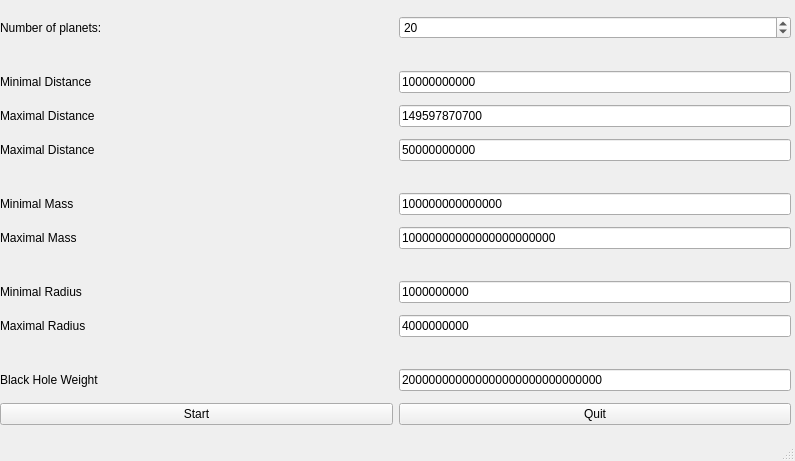
<?xml version="1.0" encoding="UTF-8"?>
<ui version="4.0">
 <class>MainWindow</class>
 <widget class="QMainWindow" name="MainWindow">
  <property name="geometry">
   <rect>
    <x>0</x>
    <y>0</y>
    <width>795</width>
    <height>461</height>
   </rect>
  </property>
  <property name="windowTitle">
   <string>MainWindow</string>
  </property>
  <widget class="QWidget" name="centralwidget">
   <property name="autoFillBackground">
    <bool>true</bool>
   </property>
   <widget class="QWidget" name="gridLayoutWidget">
    <property name="geometry">
     <rect>
      <x>0</x>
      <y>10</y>
      <width>791</width>
      <height>431</height>
     </rect>
    </property>
    <layout class="QGridLayout" name="gridLayout">
     <property name="verticalSpacing">
      <number>6</number>
     </property>
     <item row="9" column="1">
      <spacer name="horizontalSpacer_4">
       <property name="orientation">
        <enum>Qt::Horizontal</enum>
       </property>
       <property name="sizeHint" stdset="0">
        <size>
         <width>40</width>
         <height>20</height>
        </size>
       </property>
      </spacer>
     </item>
     <item row="0" column="1">
      <widget class="QSpinBox" name="nrPlanetSpinBox">
       <property name="maximum">
        <number>9999</number>
       </property>
       <property name="value">
        <number>20</number>
       </property>
      </widget>
     </item>
     <item row="7" column="1">
      <widget class="QLineEdit" name="minMassLineEdit">
       <property name="text">
        <string>100000000000000</string>
       </property>
      </widget>
     </item>
     <item row="8" column="0">
      <widget class="QLabel" name="maxMassLabel">
       <property name="text">
        <string>Maximal Mass</string>
       </property>
      </widget>
     </item>
     <item row="6" column="1">
      <spacer name="horizontalSpacer_2">
       <property name="orientation">
        <enum>Qt::Horizontal</enum>
       </property>
       <property name="sizeHint" stdset="0">
        <size>
         <width>40</width>
         <height>20</height>
        </size>
       </property>
      </spacer>
     </item>
     <item row="2" column="1">
      <widget class="QLineEdit" name="minDistanceLineEdit">
       <property name="text">
        <string>10000000000</string>
       </property>
      </widget>
     </item>
     <item row="2" column="0">
      <widget class="QLabel" name="minDistanceLabel">
       <property name="text">
        <string>Minimal Distance</string>
       </property>
      </widget>
     </item>
     <item row="1" column="1">
      <spacer name="horizontalSpacer_8">
       <property name="orientation">
        <enum>Qt::Horizontal</enum>
       </property>
       <property name="sizeHint" stdset="0">
        <size>
         <width>40</width>
         <height>20</height>
        </size>
       </property>
      </spacer>
     </item>
     <item row="8" column="1">
      <widget class="QLineEdit" name="maxMassLineEdit">
       <property name="text">
        <string>10000000000000000000000</string>
       </property>
      </widget>
     </item>
     <item row="10" column="0">
      <widget class="QLabel" name="minRadiusLabel">
       <property name="text">
        <string>Minimal Radius</string>
       </property>
      </widget>
     </item>
     <item row="0" column="0">
      <widget class="QLabel" name="nrPlanetLabel">
       <property name="text">
        <string>Number of planets:</string>
       </property>
      </widget>
     </item>
     <item row="3" column="0">
      <widget class="QLabel" name="maxDistanceLabel">
       <property name="text">
        <string>Maximal Distance</string>
       </property>
      </widget>
     </item>
     <item row="9" column="0">
      <spacer name="horizontalSpacer_3">
       <property name="orientation">
        <enum>Qt::Horizontal</enum>
       </property>
       <property name="sizeHint" stdset="0">
        <size>
         <width>40</width>
         <height>20</height>
        </size>
       </property>
      </spacer>
     </item>
     <item row="10" column="1">
      <widget class="QLineEdit" name="minRadiusLineEdit">
       <property name="text">
        <string>1000000000</string>
       </property>
      </widget>
     </item>
     <item row="12" column="0">
      <spacer name="horizontalSpacer_5">
       <property name="orientation">
        <enum>Qt::Horizontal</enum>
       </property>
       <property name="sizeHint" stdset="0">
        <size>
         <width>40</width>
         <height>20</height>
        </size>
       </property>
      </spacer>
     </item>
     <item row="12" column="1">
      <spacer name="horizontalSpacer_6">
       <property name="orientation">
        <enum>Qt::Horizontal</enum>
       </property>
       <property name="sizeHint" stdset="0">
        <size>
         <width>40</width>
         <height>20</height>
        </size>
       </property>
      </spacer>
     </item>
     <item row="3" column="1">
      <widget class="QLineEdit" name="maxDistanceLineEdit">
       <property name="text">
        <string>149597870700</string>
       </property>
      </widget>
     </item>
     <item row="15" column="1">
      <widget class="QPushButton" name="quitButton">
       <property name="text">
        <string>Quit</string>
       </property>
      </widget>
     </item>
     <item row="13" column="1">
      <widget class="QLineEdit" name="blackHoleWeightLineEdit">
       <property name="text">
        <string>200000000000000000000000000000</string>
       </property>
      </widget>
     </item>
     <item row="11" column="1">
      <widget class="QLineEdit" name="maxRadiusLineEdit">
       <property name="text">
        <string>4000000000</string>
       </property>
      </widget>
     </item>
     <item row="1" column="0">
      <spacer name="horizontalSpacer_7">
       <property name="orientation">
        <enum>Qt::Horizontal</enum>
       </property>
       <property name="sizeHint" stdset="0">
        <size>
         <width>40</width>
         <height>20</height>
        </size>
       </property>
      </spacer>
     </item>
     <item row="11" column="0">
      <widget class="QLabel" name="maxRadiusLabel">
       <property name="text">
        <string>Maximal Radius</string>
       </property>
      </widget>
     </item>
     <item row="13" column="0">
      <widget class="QLabel" name="blackHoleWeightLabel">
       <property name="text">
        <string>Black Hole Weight</string>
       </property>
      </widget>
     </item>
     <item row="6" column="0">
      <spacer name="horizontalSpacer">
       <property name="orientation">
        <enum>Qt::Horizontal</enum>
       </property>
       <property name="sizeHint" stdset="0">
        <size>
         <width>40</width>
         <height>20</height>
        </size>
       </property>
      </spacer>
     </item>
     <item row="7" column="0">
      <widget class="QLabel" name="minMassLabel">
       <property name="text">
        <string>Minimal Mass</string>
       </property>
      </widget>
     </item>
     <item row="15" column="0">
      <widget class="QPushButton" name="startButton">
       <property name="text">
        <string>Start</string>
       </property>
      </widget>
     </item>
     <item row="5" column="0">
      <widget class="QLabel" name="maxDistanceZLabel">
       <property name="text">
        <string>Maximal Distance</string>
       </property>
      </widget>
     </item>
     <item row="5" column="1">
      <widget class="QLineEdit" name="maxDistanceZValue">
       <property name="text">
        <string>50000000000</string>
       </property>
      </widget>
     </item>
    </layout>
   </widget>
  </widget>
  <widget class="QStatusBar" name="statusbar"/>
 </widget>
 <resources/>
 <connections/>
</ui>
